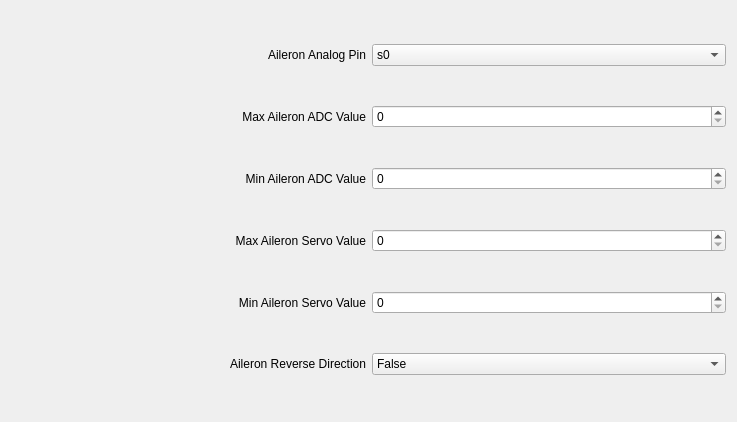
             <widget class="QWidget" name="scrollAreaWidgetContents_11">
              <property name="geometry">
               <rect>
                <x>0</x>
                <y>0</y>
                <width>737</width>
                <height>422</height>
               </rect>
              </property>
              <layout class="QGridLayout" name="gridLayout_18">
               <item row="3" column="0">
                <layout class="QHBoxLayout" name="horizontalLayout_54">
                 <item>
                  <widget class="QLabel" name="label_54">
                   <property name="text">
                    <string>Min Aileron ADC Value</string>
                   </property>
                   <property name="alignment">
                    <set>Qt::AlignRight|Qt::AlignTrailing|Qt::AlignVCenter</set>
                   </property>
                  </widget>
                 </item>
                 <item>
                  <widget class="QSpinBox" name="min_aileron_adc">
                   <property name="maximum">
                    <number>65535</number>
                   </property>
                  </widget>
                 </item>
                </layout>
               </item>
               <item row="5" column="0">
                <layout class="QHBoxLayout" name="horizontalLayout_53">
                 <item>
                  <widget class="QLabel" name="label_53">
                   <property name="text">
                    <string>Max Aileron Servo Value</string>
                   </property>
                   <property name="alignment">
                    <set>Qt::AlignRight|Qt::AlignTrailing|Qt::AlignVCenter</set>
                   </property>
                  </widget>
                 </item>
                 <item>
                  <widget class="QSpinBox" name="max_aileron_servo">
                   <property name="maximum">
                    <number>65535</number>
                   </property>
                  </widget>
                 </item>
                </layout>
               </item>
               <item row="7" column="0">
                <layout class="QHBoxLayout" name="horizontalLayout_89">
                 <item>
                  <widget class="QLabel" name="label_89">
                   <property name="text">
                    <string>Aileron Reverse Direction</string>
                   </property>
                   <property name="alignment">
                    <set>Qt::AlignRight|Qt::AlignTrailing|Qt::AlignVCenter</set>
                   </property>
                  </widget>
                 </item>
                 <item>
                  <widget class="QComboBox" name="aileron_reverse">
                   <property name="currentIndex">
                    <number>1</number>
                   </property>
                   <item>
                    <property name="text">
                     <string>True</string>
                    </property>
                   </item>
                   <item>
                    <property name="text">
                     <string>False</string>
                    </property>
                   </item>
                  </widget>
                 </item>
                </layout>
               </item>
               <item row="0" column="0">
                <layout class="QHBoxLayout" name="horizontalLayout_49">
                 <item>
                  <widget class="QLabel" name="label_49">
                   <property name="text">
                    <string>Aileron Analog Pin</string>
                   </property>
                   <property name="alignment">
                    <set>Qt::AlignRight|Qt::AlignTrailing|Qt::AlignVCenter</set>
                   </property>
                  </widget>
                 </item>
                 <item>
                  <widget class="QComboBox" name="aileron_an_pin">
                   <property name="currentIndex">
                    <number>0</number>
                   </property>
                   <item>
                    <property name="text">
                     <string>s0</string>
                    </property>
                   </item>
                   <item>
                    <property name="text">
                     <string>s1</string>
                    </property>
                   </item>
                   <item>
                    <property name="text">
                     <string>s2</string>
                    </property>
                   </item>
                   <item>
                    <property name="text">
                     <string>s3</string>
                    </property>
                   </item>
                  </widget>
                 </item>
                </layout>
               </item>
               <item row="2" column="0">
                <layout class="QHBoxLayout" name="horizontalLayout_52">
                 <item>
                  <widget class="QLabel" name="label_52">
                   <property name="text">
                    <string>Max Aileron ADC Value</string>
                   </property>
                   <property name="alignment">
                    <set>Qt::AlignRight|Qt::AlignTrailing|Qt::AlignVCenter</set>
                   </property>
                  </widget>
                 </item>
                 <item>
                  <widget class="QSpinBox" name="max_aileron_adc">
                   <property name="minimum">
                    <number>0</number>
                   </property>
                   <property name="maximum">
                    <number>65535</number>
                   </property>
                   <property name="value">
                    <number>0</number>
                   </property>
                  </widget>
                 </item>
                </layout>
               </item>
               <item row="6" column="0">
                <layout class="QHBoxLayout" name="horizontalLayout_55">
                 <item>
                  <widget class="QLabel" name="label_55">
                   <property name="text">
                    <string>Min Aileron Servo Value</string>
                   </property>
                   <property name="alignment">
                    <set>Qt::AlignRight|Qt::AlignTrailing|Qt::AlignVCenter</set>
                   </property>
                  </widget>
                 </item>
                 <item>
                  <widget class="QSpinBox" name="min_aileron_servo">
                   <property name="maximum">
                    <number>65535</number>
                   </property>
                  </widget>
                 </item>
                </layout>
               </item>
              </layout>
             </widget>
